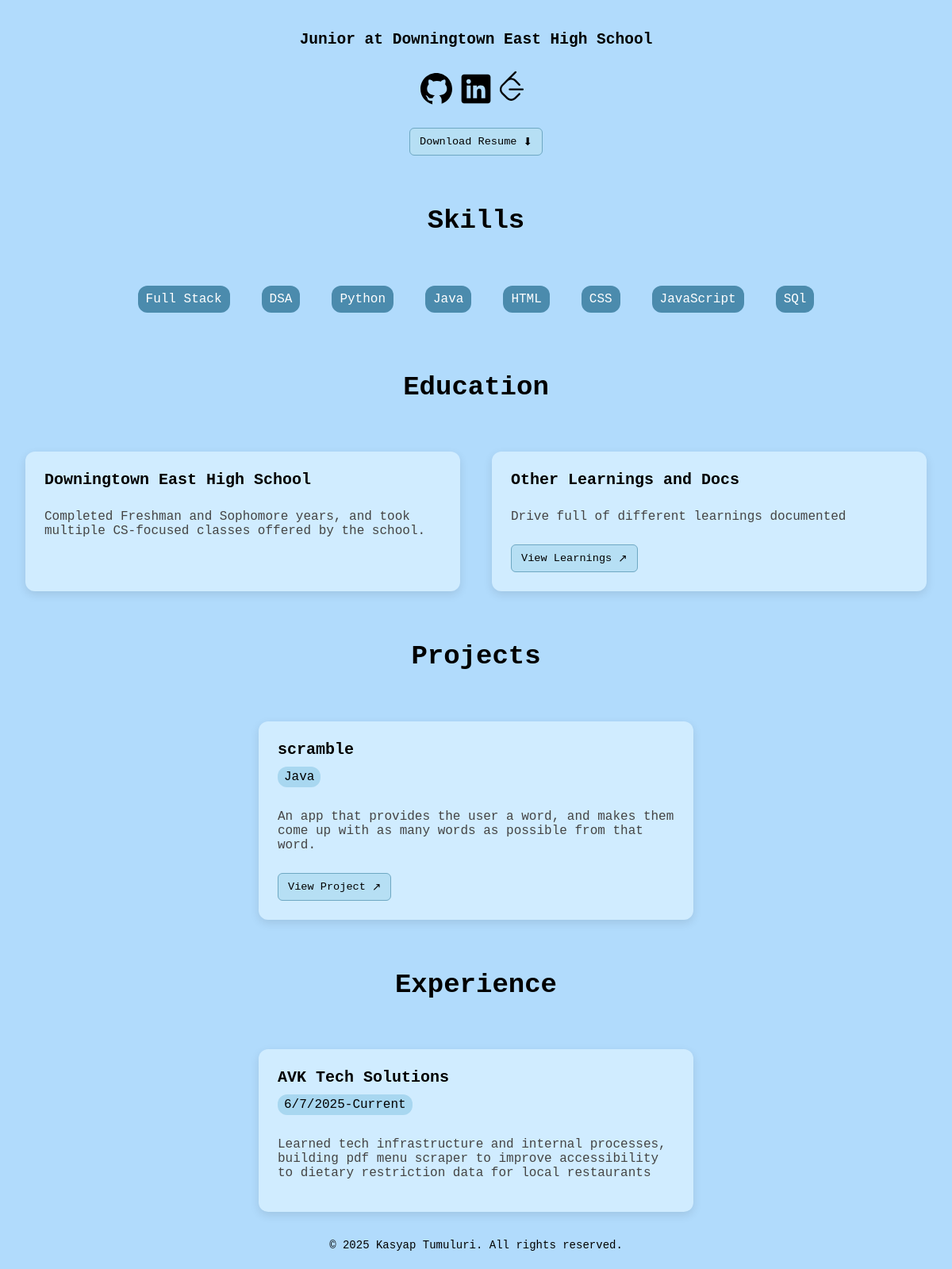
The page / on the database its author committed.
### app.py (models this page shows)
class Person(db.Model):
    id = db.Column(db.Integer, primary_key=True)
    name = db.Column(db.String(100), nullable=False)
    bio= db.Column(db.Text, nullable=False)
    github= db.Column(db.Text, nullable=False)
    linkedin= db.Column(db.Text, nullable=False)
    leetcode= db.Column(db.Text, nullable=False)

class Skills(db.Model):
    id= db.Column(db.Integer, primary_key=True)
    skills = db.Column(db.Text, nullable=False)

class Education(db.Model):
    id= db.Column(db.Integer, primary_key=True)
    title = db.Column(db.String(100), nullable=False)
    description=db.Column(db.Text, nullable=False)
    link=db.Column(db.String(200), nullable=True)

class Project(db.Model):
    id= db.Column(db.Integer, primary_key=True)
    title = db.Column(db.String(100), nullable=False)
    description=db.Column(db.Text, nullable=False)
    language=db.Column(db.String(100), nullable=False)
    link=db.Column(db.String(200), nullable=False)

class Experience(db.Model):
    id= db.Column(db.Integer, primary_key=True)
    title = db.Column(db.String(100), nullable=False)
    date = db.Column(db.String(50), nullable=False)
    description=db.Column(db.Text, nullable=False)

### app.py (the view)
@app.route("/")
def index():
    person= Person.query.first()
    projects=Project.query.all()
    experience= Experience.query.all()
    education= Education.query.all()
    skills= Skills.query.all()
    return render_template("index.html", projects=projects, person=person, experience=experience, education=education, skills=skills)

### templates/index.html (shortened to what this page needs)
<!DOCTYPE html>
<html>
  <head>
    <link
      href="{{url_for('static', filename='styles.css')}}"
      rel="stylesheet"
    />
  </head>
  <body>
    <br>
    <div class="centered">
      <h2>{{person.bio}}</h2>
    </div>
    <div style="display: flex; justify-content: center">
      <div id="icon">
        <a href="{{person.github}}" target="_blank" rel="noopener noreferrer">
        </a>
      </div>
      <div id="icon">
        <a href="{{person.linkedin}}" target="_blank" rel="noopener noreferrer">
        </a>
      </div>
      <div class="icon" style="margin-top: 12px;">
        <a href="{{person.leetcode}}" target="_blank" rel="noopener noreferrer">
        </a>
      </div>
    </div>
    <div class="centered">
      <a
      class="button"
      href="{{ url_for('static', filename='Kasyap_Tumuluri_Resume.pdf') }}"
      download
      target="_blank"
      >
        Download Resume <span class="arrow">⬇</span>
      </a>
    </div>
    <div class="block">
      <div class="centered title" style="margin-top: 40px; margin-bottom: 40px;">
        <h1>Skills</h1>
      </div>
      <div class="flex">
        {% for skill in skills %}
          <div class="tag" style="background-color: #4b8bad; color: #ffffff; padding: 8px 10px;">{{skill.skills}}</div>
        {%endfor%}
      </div>
      <div class="centered title" style="margin-top: 40px; margin-bottom: 40px;">
        <h1>Education</h1>
      </div>
      <div class="flex">
        {% for ed in education %}
        <div class="card">
          <h3>{{ed.title}}</h3>
          <p class="description">{{ed.description}}</p>
          {%if ed.link%}
            <a class="button" href="{{ed.link}}" target="_blank">
              View Learnings <span class="arrow">↗</span>
            </a>
          {%endif%}
        </div>
        {%endfor%}
      <div class="centered title">
        <h1>Projects</h1>
      </div>
      <div class="flex">
        {% for proj in projects %}
        <div class="card">
          <h3>{{proj.title}}</h3>
          <div class="tag">{{proj.language}}</div>
          <p class="description">{{proj.description}}</p>
          <a class="button" href="{{proj.link}}" target="_blank">
            View Project <span class="arrow">↗</span>
          </a>
        </div>
        {%endfor%}
      </div>
      <div class="centered title">
        <h1>Experience</h1>
      </div>
      <div class="flex">
        {% for exp in experience %}
        <div class="card">
          <h3>{{exp.title}}</h3>
          <div class="tag">{{exp.date}}</div>
          <p class="description">{{exp.description}}</p>
        </div>
        {%endfor%}
      </div>
    </div>
    <footer>
      <div class="centered" style="margin-top: 20px;">
        <p style="font-size: 14px;">© 2025 {{person.name}}. All rights reserved.</p>
      </div>
    </footer>
  </body>
</html>

### static/styles.css (style rules this page uses)
body { background-color: rgb(177, 219, 252); font-family: monospace; }
.centered { width: 90%; display: flex; margin: 0px auto; justify-content: center; align-items: center; border-radius: 10px; flex-direction: column; }
svg { color: black; }
#icon { margin: 10px 0px; }
.title { font-size: 17px; }
a { text-decoration: none; color: black; }
.card { display: flex; flex-direction: column; justify-content: space-between; background-color: #d0ecff; border-radius: 12px; box-shadow: 0 4px 12px rgba(0, 0, 0, 0.1); padding: 24px; width: 500px; text-align: left; flex-shrink: 0; max-width: 500px; }
.card h3 { margin: 0 0 10px; font-size: 1.25rem; font-weight: bold; }
.tag { display: inline-block; background-color: #a8d7f0; color: #000000; padding: 4px 8px; border-radius: 12px; font-size: 1rem; margin-bottom: 12px; width: fit-content; }
.description { font-size: 1rem; color: #444; margin-bottom: 16px; flex-grow: 1; }
.button { display: inline-flex; align-items: center; padding: 8px 12px; font-size: 0.85rem; border: 1px solid #6ea8c3; border-radius: 6px; background-color: #b6dff4; cursor: pointer; transition: background-color 0.2s; text-decoration: none; color: #000; margin-top: 10px; width: fit-content; }
.arrow { margin-left: 8px; }
.flex { display: flex; flex-wrap: wrap; justify-content: center; gap: 40px; }
.block { display: block; }

### rows shown on the page
Person: bio "Junior at Downingtown East High School", name "Kasyap Tumuluri"
Skills: skills "Full Stack"
Skills: skills "DSA"
Skills: skills "Python"
Skills: skills "Java"
Skills: skills "HTML"
Skills: skills "CSS"
Skills: skills "JavaScript"
Skills: skills "SQl"
Education: title "Downingtown East High School", description "Completed Freshman and Sophomore years, and took multiple CS-focused classes offered by the school."
Education: title "Other Learnings and Docs", description "Drive full of different learnings documented"
Project: title "scramble", language "Java", description "An app that provides the user a word, and makes them come up with as many words as possible from that word."
Experience: title "AVK Tech Solutions", date "6/7/2025-Current", description "Learned tech infrastructure and internal processes, building pdf menu scraper to improve accessibility to dietary restriction data for local restaurants"
